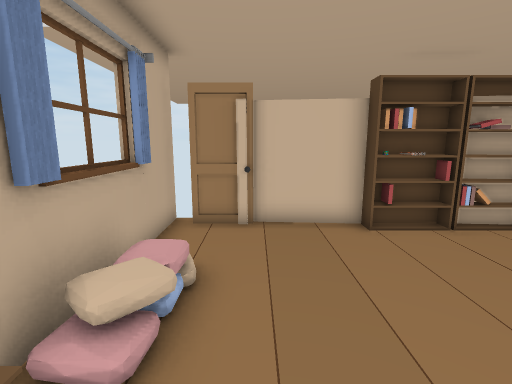
view 1 (above)

12 first-person views from a walk through a scene from a Unity 3-D project. The camera is 1.2 m above the floor, tilts 10° down and sees 85° across. The floor is counted in squares, 0.5 m on a side. Each view is taken from the middle of a square. On the plan, view 1 faces up. The plan holds only what a view shows up to about 18 squares ahead; the rest is blank. The place goes on beyond the plan. The player character is not drawn.

view 2
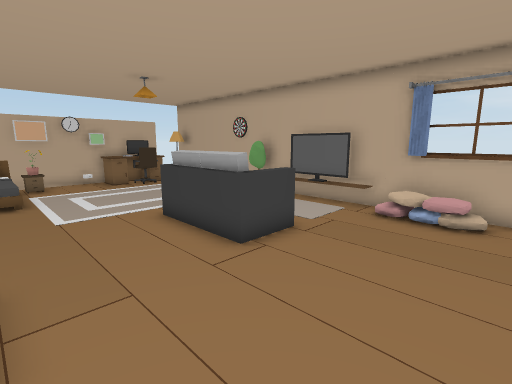

view 3
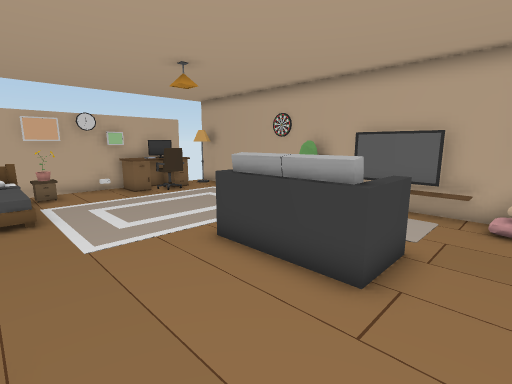

view 4
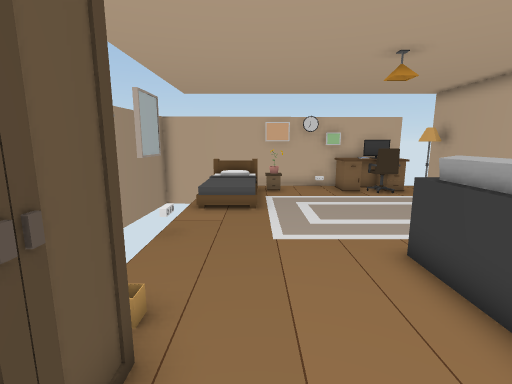

view 5
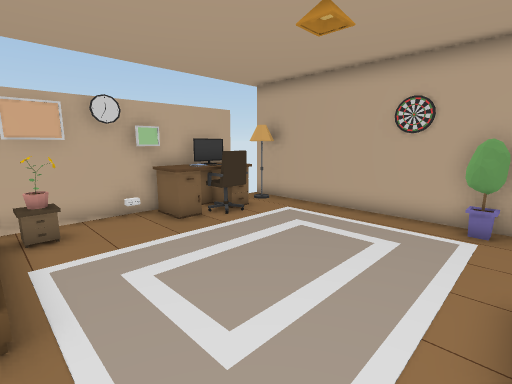

view 6
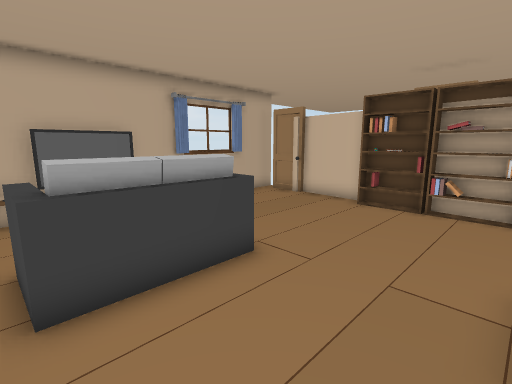

view 7
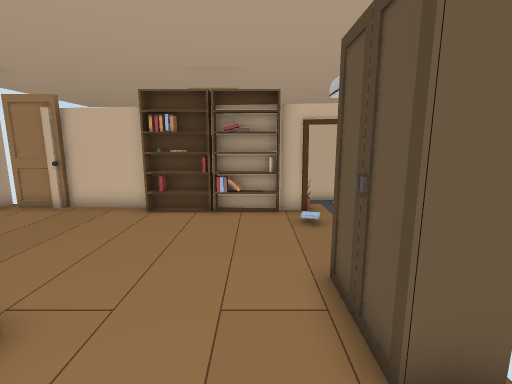

view 8
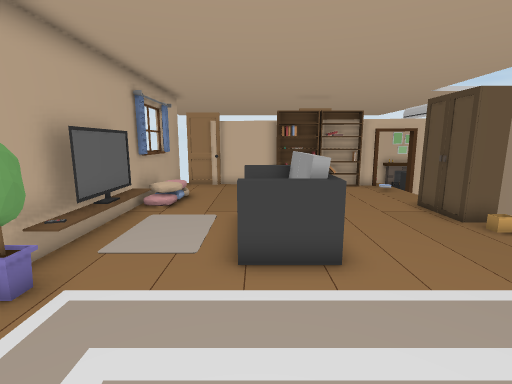

view 9
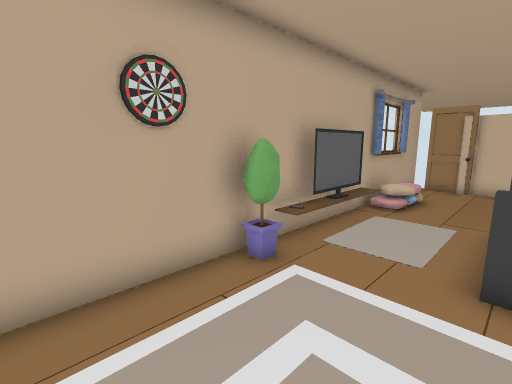

view 10
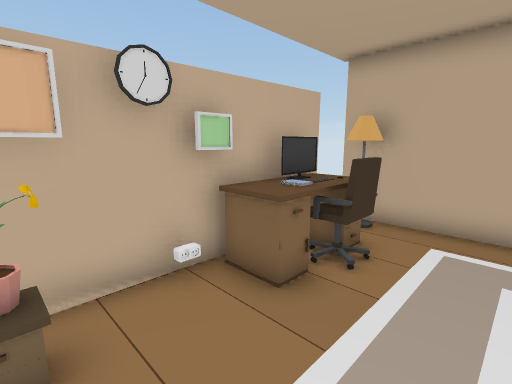

view 11
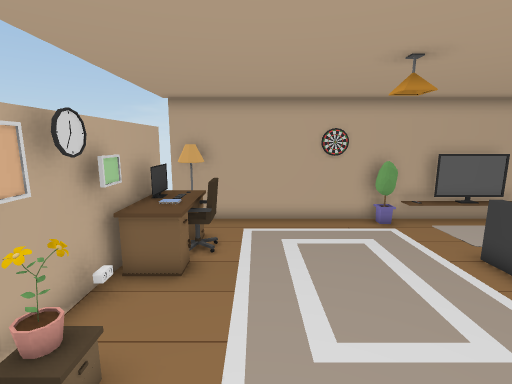

view 12
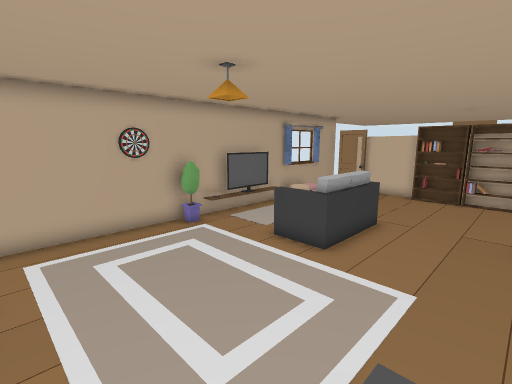

### Floor plan
Key: @ floor where view 1 was taken; # wall or solid block; x gap in a wall; . main floor; : floor 0.5 m higher than the main floor; - floor 0.5 m lower than the main floor; / step, stairs or slope; v drop or lower ground; B books; C curtain; S sofa; T TV; F flower; H chair; E desk; M computer; P picture; L clock; A bed; G lamp; I mirror; O other object.
Columns run from 3 left of view 1 to 11 right of it. Each row starts with its distance up from view 1.
  9             v
  8 #x###### B# #-#
  7 #......O ....
  6 #C...........
  5 # ...........
  4 ##...........
  3  #..........#
  2 ##.........##
  1 ##...##S...##
  0 #T @. #S....
 -1 #T  .O#S....
 -2 ##...O#S.....
 -3 #....SS.....I
 -4 #F...........
 -5 #..       ...
 -6 #..       ...
 -7 #..       ///
 -8 #..  .   ./:/
 -9 #........./ /
-10 #..HH...../:
-11 #GGEOOE../
-12 #G#EMEPLPFA
-13 # ###########

Where each view was taken, in squares from view 1:
view 1: 0 up, 0 right, facing up
view 2: 6 up, 8 right, facing down-left
view 3: 3 up, 8 right, facing down-left
view 4: 3 up, 7 right, facing down
view 5: 3 down, 7 right, facing down-left
view 6: 3 down, 8 right, facing up-left
view 7: 2 down, 7 right, facing up
view 8: 8 down, 2 right, facing up
view 9: 8 down, 2 right, facing up-left
view 10: 8 down, 6 right, facing down-left
view 11: 9 down, 9 right, facing left
view 12: 10 down, 8 right, facing up-left
